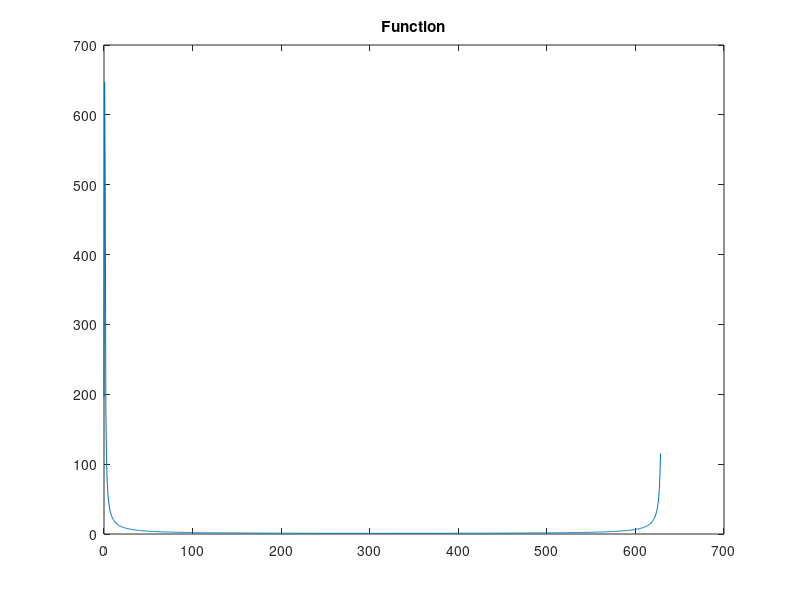
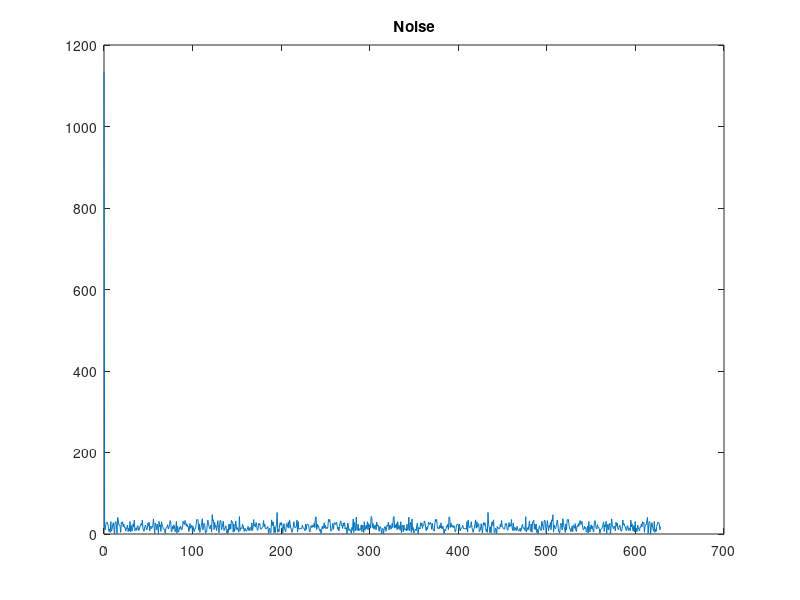
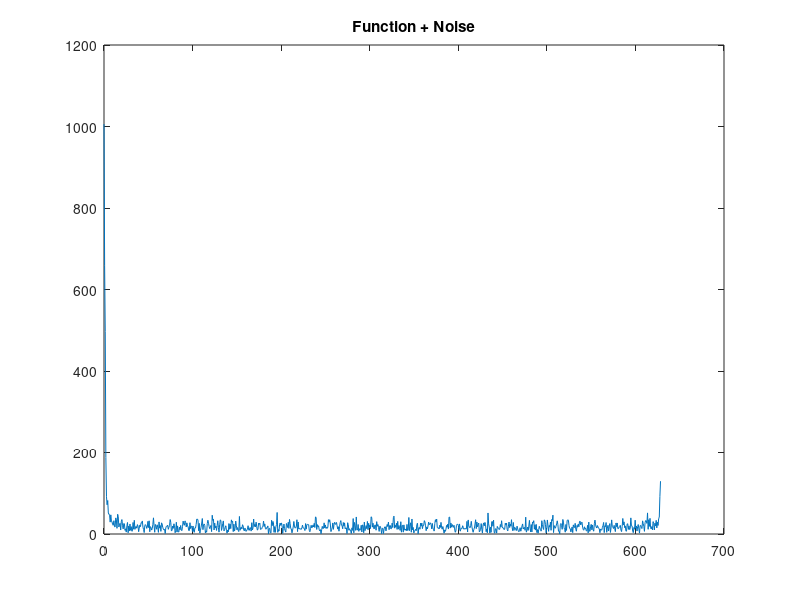

MATLAB code to generate these figures, in order:
%% ADC Lab Task #4

%%
Fs = 100;       % Sampling Frequency
Ts = 1/Fs;      % Sampling Time
t = 1:Ts:10;    % Time Interval
To = 9;         % Period
No = To*Fs;
k = 0:No;
w = 2*pi*k/To;

x = cos(t) + j*sin(t);      % Function
X = fft(x);                 % Fourier Transform of Function
[Xp Xm] = cart2pol(real(X), imag(X));
figure
plot(w,Xm)      % Plot of Function Transform
title('Function')

sigma = 1;
y1 = sigma*randn(901,1);
y2 = sigma*randn(901,1);
y = sqrt(y1.^2 + y2.^2);
y = y';     % Noise

Y = fft(y);     % Fourier Transform of Noise
[Yp Ym] = cart2pol(real(Y), imag(Y));
figure
plot(w,Ym)      % Plot of Noise Transform
title('Noise')

z = x + y;      % Sum
Z = fft(z);     % Fourier Transform of Sum
[Zp Zm] = cart2pol(real(Z), imag(Z));
figure
plot(w,Zm)      % Plot of Sum
title('Function + Noise')